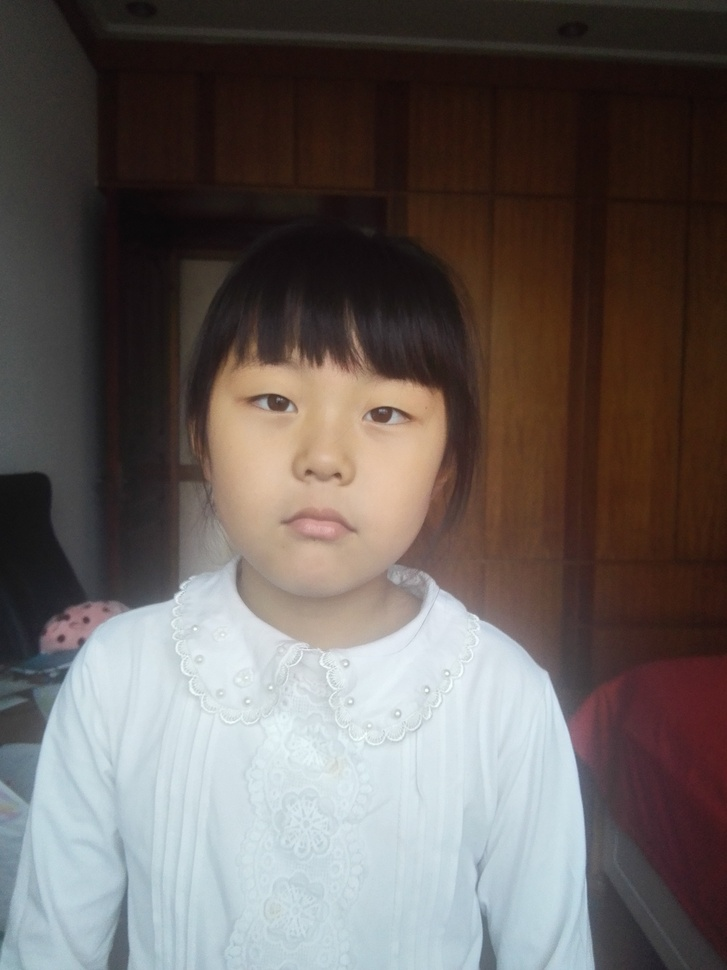
#> input picture unit_9/IMG_20170923_165156.jpg, 727 x 970 px, shrunk from 3120 x 4160 before the run
$ python 9_2_5.py
#> lines starting #> are read from the running program, lines starting #| are printed output that depends on the picture
#-*- coding:utf-8 -*-
from numpy import *
import cv2

face_cascade=cv2.CascadeClassifier('E:\\scikit_learn\\unit_9\\lbpcascade_frontalface.xml')
img=cv2.imread('IMG_20170923_165156.jpg')
#> img is the input picture: shape (970, 727, 3); mean B, G, R 92.7, 95.6, 103.3
gray=cv2.cvtColor(img,cv2.COLOR_BGR2GRAY)
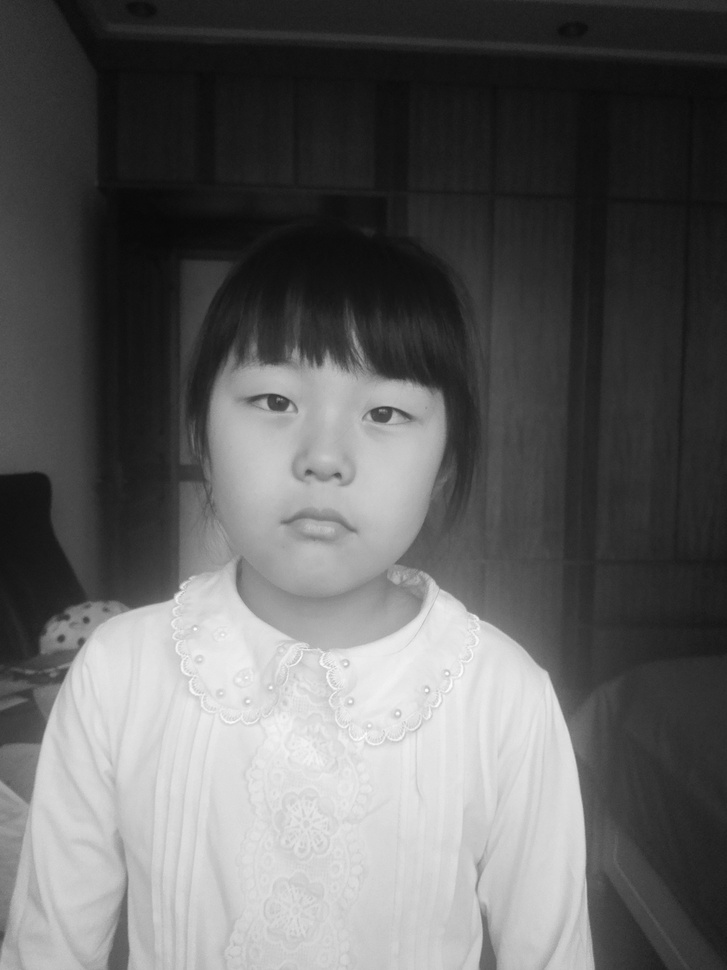
#> gray: shape (970, 727); min 8, max 253, mean 97.6
faces=face_cascade.detectMultiScale(gray,1.2,3)
#> faces = [[188, 297, 290, 290]]
for (x,y,w,h) in faces:
	img2=cv2.rectangle(img,(x,y),(x+w,y+h),(255,255,255),2)
	roi_gray=gray[y:y+h,x:x+w]
	roi_color=img[y:y+h,x:x+w]
#> this loop made 1 pass
#> pass 1, `roi_gray=gray[y:y+h,x:x+w]`:
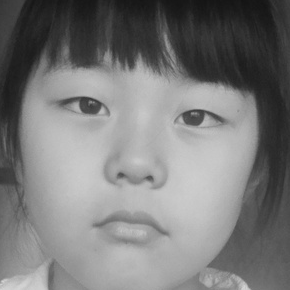
#> roi_gray: shape (290, 290); min 19, max 212, mean 122.6
#> pass 1, `roi_color=img[y:y+h,x:x+w]`:
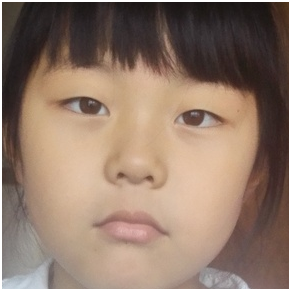
#> roi_color: shape (290, 290, 3); mean B, G, R 105.6, 121, 144.5

cv2.imshow('img',img)
cv2.waitKey(0)
cv2.destroyAllWindows()
cv2.imwrite("paulwalker.head.jpg",img)

$ run again, with unit_9/IMG_20170923_163058.jpg copied over unit_9/IMG_20170923_165156.jpg
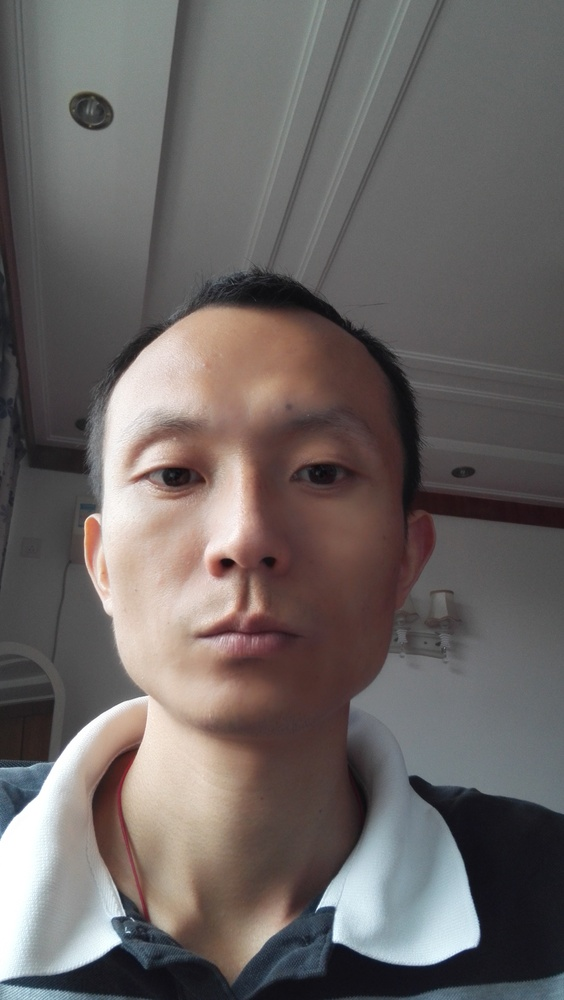
#> input picture unit_9/IMG_20170923_163058.jpg, 564 x 1000 px, shrunk from 1840 x 3264 before the run
#> img is the input picture: shape (1000, 564, 3); mean B, G, R 100.1, 101.7, 107.8
#> `gray=cv2.cvtColor(img,cv2.COLOR_BGR2GRAY)`:
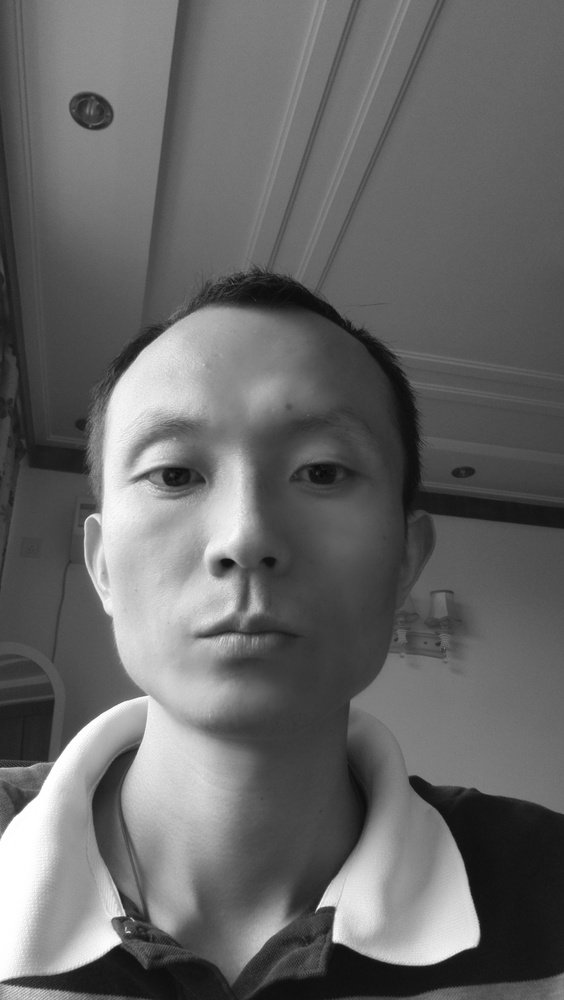
#> gray: shape (1000, 564); min 10, max 255, mean 103.4
#> faces = [[56, 325, 382, 382]]
#> the loop `for (x,y,w,h) in faces:` made 1 pass
#> pass 1, `roi_color=img[y:y+h,x:x+w]`:
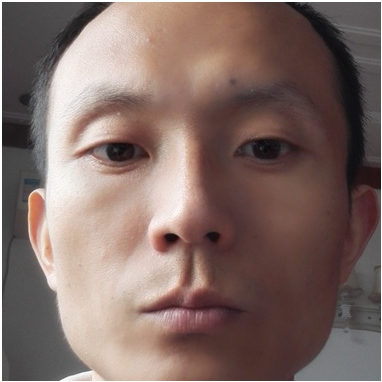
#> roi_color: shape (382, 382, 3); mean B, G, R 102.5, 108.2, 128.8

$ run again, with unit_9/IMG_20170923_164635.jpg copied over unit_9/IMG_20170923_165156.jpg
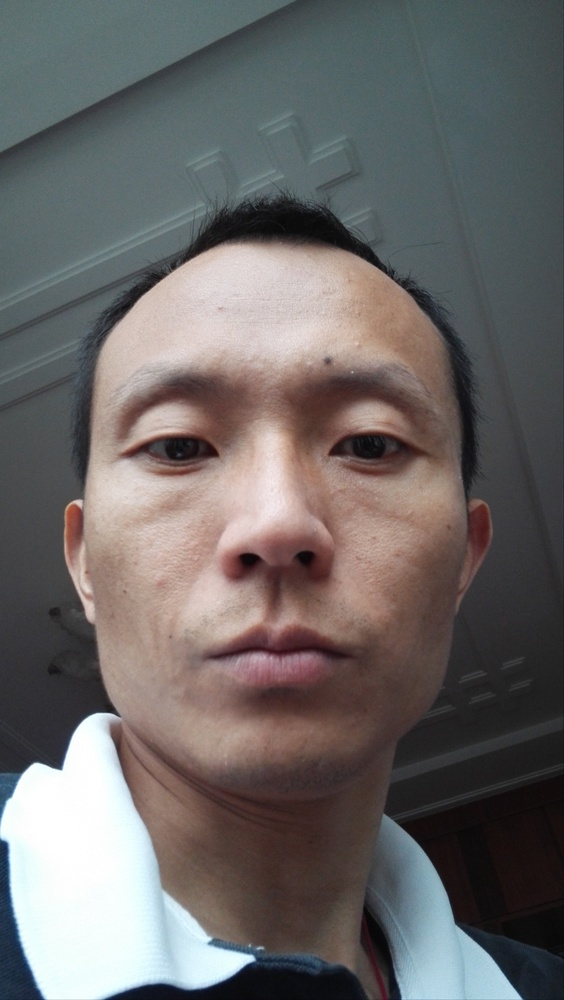
#> input picture unit_9/IMG_20170923_164635.jpg, 564 x 1000 px, shrunk from 1840 x 3264 before the run
#> img is the input picture: shape (1000, 564, 3); mean B, G, R 102.9, 103.8, 107.5
#> `gray=cv2.cvtColor(img,cv2.COLOR_BGR2GRAY)`:
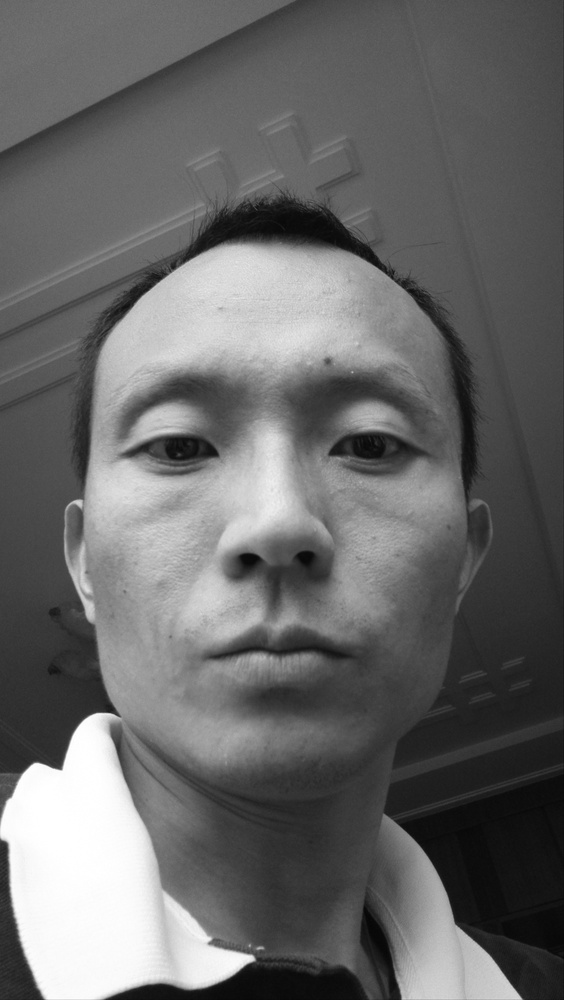
#> gray: shape (1000, 564); min 5, max 255, mean 104.8
#> faces = [[44, 260, 462, 462]]
#> the loop `for (x,y,w,h) in faces:` made 1 pass
#> pass 1, `roi_color=img[y:y+h,x:x+w]`:
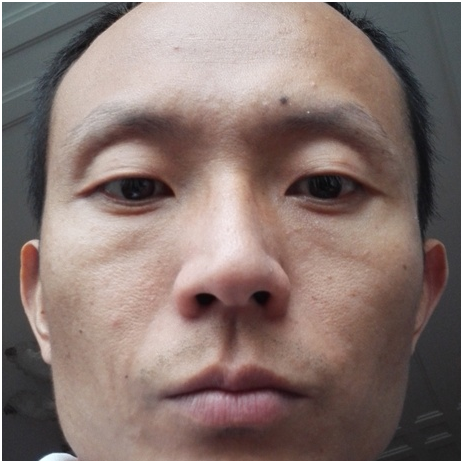
#> roi_color: shape (462, 462, 3); mean B, G, R 111.4, 116.4, 134.6
